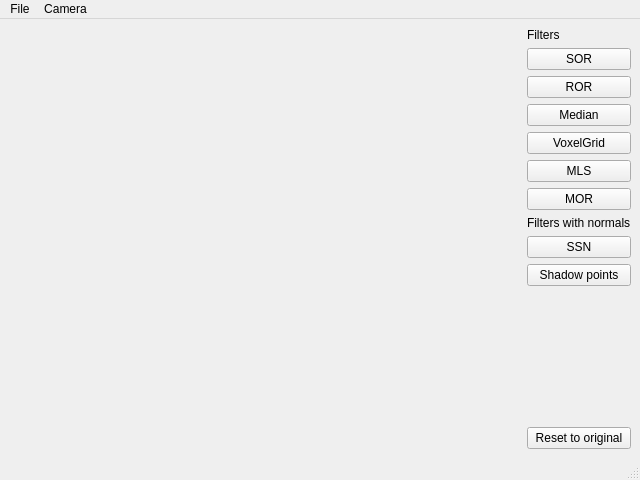
<?xml version="1.0" encoding="UTF-8"?>
<ui version="4.0">
 <class>MainWindow</class>
 <widget class="QMainWindow" name="MainWindow">
  <property name="geometry">
   <rect>
    <x>0</x>
    <y>0</y>
    <width>640</width>
    <height>480</height>
   </rect>
  </property>
  <property name="minimumSize">
   <size>
    <width>640</width>
    <height>480</height>
   </size>
  </property>
  <property name="baseSize">
   <size>
    <width>640</width>
    <height>480</height>
   </size>
  </property>
  <property name="windowTitle">
   <string>Noise filtering PCL</string>
  </property>
  <widget class="QWidget" name="centralwidget">
   <layout class="QHBoxLayout" name="horizontalLayout">
    <item>
     <widget class="QVTKOpenGLNativeWidget" name="qvtkWidget" native="true">
      <property name="sizePolicy">
       <sizepolicy hsizetype="MinimumExpanding" vsizetype="Preferred">
        <horstretch>0</horstretch>
        <verstretch>0</verstretch>
       </sizepolicy>
      </property>
     </widget>
    </item>
    <item>
     <layout class="QVBoxLayout" name="filters_btns">
      <property name="sizeConstraint">
       <enum>QLayout::SetFixedSize</enum>
      </property>
      <item>
       <widget class="QLabel" name="label_filters">
        <property name="maximumSize">
         <size>
          <width>100</width>
          <height>20</height>
         </size>
        </property>
        <property name="text">
         <string>Filters</string>
        </property>
       </widget>
      </item>
      <item>
       <widget class="QPushButton" name="btn_sor">
        <property name="text">
         <string>SOR</string>
        </property>
       </widget>
      </item>
      <item>
       <widget class="QPushButton" name="btn_ror">
        <property name="text">
         <string>ROR</string>
        </property>
       </widget>
      </item>
      <item>
       <widget class="QPushButton" name="btn_median">
        <property name="text">
         <string>Median</string>
        </property>
       </widget>
      </item>
      <item>
       <widget class="QPushButton" name="btn_voxel_grid">
        <property name="text">
         <string>VoxelGrid</string>
        </property>
       </widget>
      </item>
      <item>
       <widget class="QPushButton" name="btn_mls">
        <property name="text">
         <string>MLS</string>
        </property>
       </widget>
      </item>
      <item>
       <widget class="QPushButton" name="btn_mor">
        <property name="text">
         <string>MOR</string>
        </property>
       </widget>
      </item>
      <item>
       <widget class="QLabel" name="label_filter_with_normals">
        <property name="text">
         <string>Filters with normals</string>
        </property>
       </widget>
      </item>
      <item>
       <widget class="QPushButton" name="btn_ssn">
        <property name="text">
         <string>SSN</string>
        </property>
       </widget>
      </item>
      <item>
       <widget class="QPushButton" name="btn_shadow_points">
        <property name="text">
         <string>Shadow points</string>
        </property>
       </widget>
      </item>
      <item>
       <spacer name="verticalSpacer">
        <property name="orientation">
         <enum>Qt::Vertical</enum>
        </property>
        <property name="sizeHint" stdset="0">
         <size>
          <width>5</width>
          <height>10</height>
         </size>
        </property>
       </spacer>
      </item>
      <item>
       <widget class="QPushButton" name="btn_reset_points">
        <property name="text">
         <string>Reset to original</string>
        </property>
       </widget>
      </item>
     </layout>
    </item>
   </layout>
  </widget>
  <widget class="QMenuBar" name="menubar">
   <property name="geometry">
    <rect>
     <x>0</x>
     <y>0</y>
     <width>640</width>
     <height>23</height>
    </rect>
   </property>
   <widget class="QMenu" name="menuFile">
    <property name="title">
     <string>File</string>
    </property>
    <addaction name="actionLoadPCD"/>
    <addaction name="actionSaveCurrPointCloud"/>
   </widget>
   <widget class="QMenu" name="menuCamera">
    <property name="title">
     <string>Camera</string>
    </property>
    <addaction name="actionCameraReset"/>
   </widget>
   <addaction name="menuFile"/>
   <addaction name="menuCamera"/>
  </widget>
  <widget class="QStatusBar" name="statusbar"/>
  <action name="actionLoadPCD">
   <property name="text">
    <string>Load PCD</string>
   </property>
  </action>
  <action name="actionSaveCurrPointCloud">
   <property name="text">
    <string>Save current point cloud</string>
   </property>
  </action>
  <action name="actionCameraReset">
   <property name="text">
    <string>Reset</string>
   </property>
  </action>
 </widget>
 <customwidgets>
  <customwidget>
   <class>QVTKOpenGLNativeWidget</class>
   <extends>QWidget</extends>
   <header>QVTKOpenGLNativeWidget.h</header>
  </customwidget>
 </customwidgets>
 <resources/>
 <connections/>
</ui>
